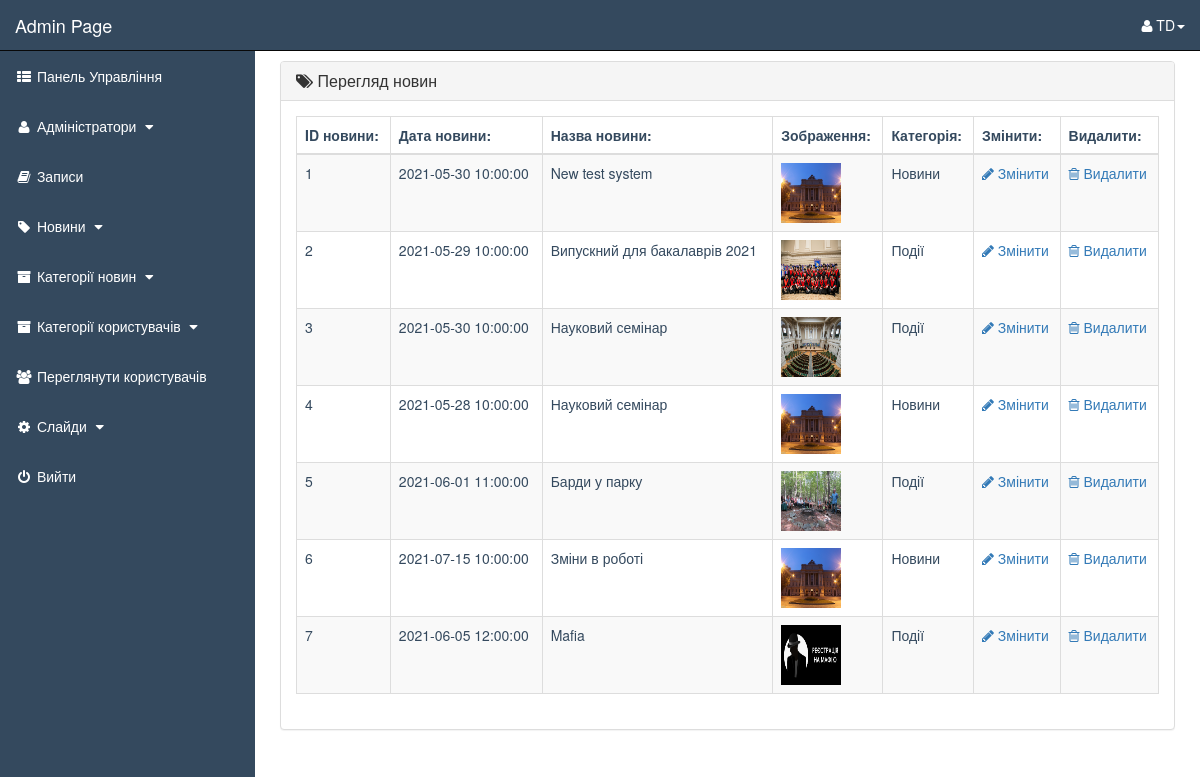
The app's page /admin_area/index.php?view_products (signed in), older data.
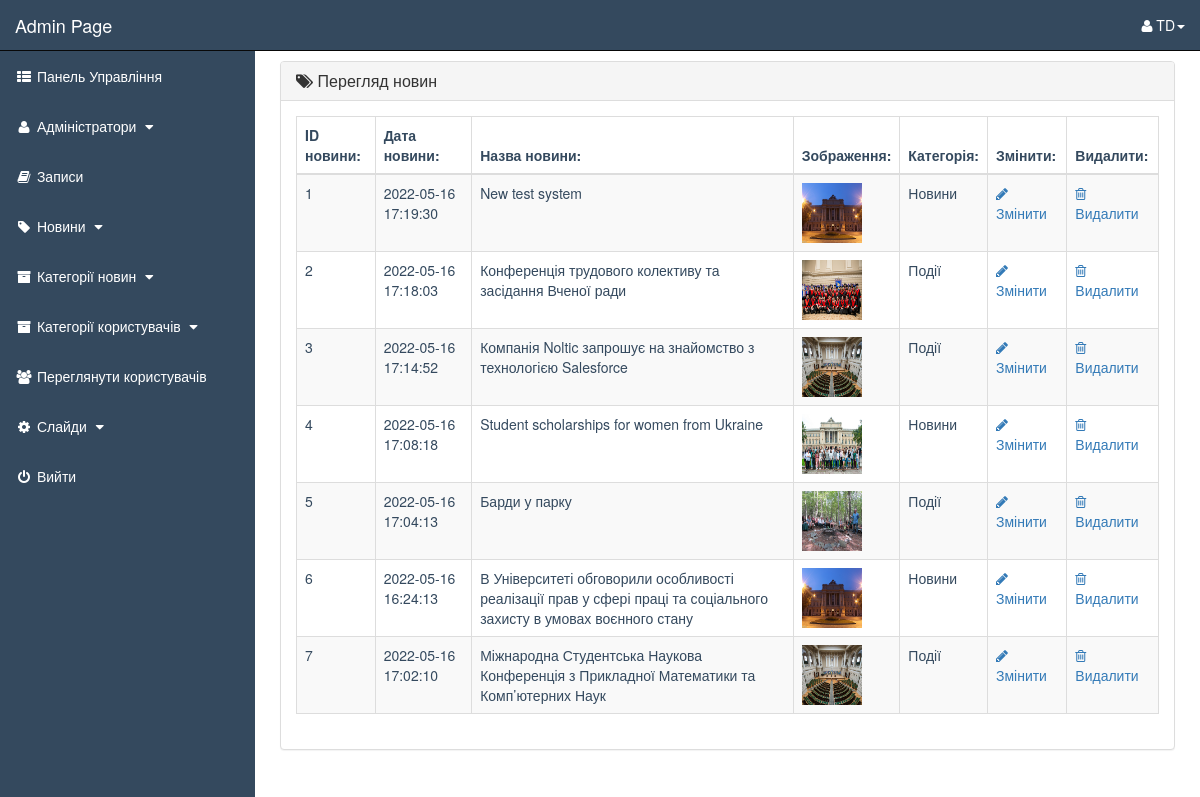
The same page, newer data.
### tables this page shows
CREATE TABLE `events` (
  `event_id` int(10) NOT NULL,
  `e_cat_id` int(10) NOT NULL,
  `cat_id` int(10) NOT NULL,
  `date` timestamp NOT NULL DEFAULT current_timestamp() ON UPDATE current_timestamp(),
  `event_title` text NOT NULL,
  `event_img1` text NOT NULL,
  `event_keywords` text NOT NULL,
  `event_desc` text NOT NULL
);

CREATE TABLE `event_categories` (
  `e_cat_id` int(10) NOT NULL,
  `e_cat_title` text NOT NULL,
  `e_cat_desc` text NOT NULL
);

### admin_area/view_products.php (the view, shortened to what this page needs)
<?php
    if(!isset($_SESSION['admin_email'])){
        echo "<script>window.open('login.php','_self')</script>";
    }else{
?>
<div class="row">
    <div class="col-lg-12">
    </div>
</div>
<div class="row">
    <div class="col-lg-12">
        <div class="panel panel-default">
            <div class="panel-heading">
               <h3 class="panel-title">
                   <i class="fa fa-tags"></i>  Перегляд новин
               </h3>
            </div>
            <div class="panel-body">
                <div class="table-responsive">
                    <table class="table table-striped table-bordered table-hover">
                        <thead>
                            <tr>
                                <th> ID новини: </th>
                                <th> Дата новини: </th>
                                <th> Назва новини: </th>
                                <th> Зображення: </th>
                                <th> Категорія: </th>
                                <th> Змінити: </th>
                                <th> Видалити: </th>
                            </tr>
                        </thead>
                        <tbody>
                            <?php
                                $get_pro = "select * from events";
                                $run_pro = mysqli_query($con,$get_pro);
                                while($row_pro=mysqli_fetch_array($run_pro)){
                                    $event_id = $row_pro['event_id'];
                                    $event_date = $row_pro['date'];
                                    $event_title = $row_pro['event_title'];
                                    $event_img1 = $row_pro['event_img1'];
                                    $event_e_cat_id = $row_pro['e_cat_id'];
                                    $get_e_cat_id = "select * from event_categories where e_cat_id='$event_e_cat_id'";
                                    $run_e_cat_id = mysqli_query($con,$get_e_cat_id);
                                    while($row_e_cat_id = mysqli_fetch_array($run_e_cat_id)){
                                        $event_category = $row_e_cat_id['e_cat_title'];
                                    }
                            ?>
                            <tr>
                                <td> <?php echo $event_id; ?> </td>
                                <td> <?php echo $event_date ?> </td>
                                <td> <?php echo $event_title; ?> </td>
                                <td> <img src="product_images/<?php echo $event_img1; ?>" width="60" height="60"></td>
                                <td> <?php echo $event_category; ?> </td>
                                <td>
                                     <a href="index.php?edit_product=<?php echo $event_id; ?>">
                                        <i class="fa fa-pencil"></i> Змінити
                                     </a>
                                </td>
                                <td>
                                     <a href="index.php?delete_product=<?php echo $event_id; ?>">
                                        <i class="fa fa-trash-o"></i> Видалити
                                     </a>
                                </td>
                            </tr>
                            <?php } ?>
                        </tbody>
                    </table>
                </div>
            </div>
        </div>
    </div>
</div>
<?php } ?>

### admin_area/index.php (shortened to what this page needs)
<?php
    include("includes/db.php");
    if(!isset($_SESSION['admin_email'])){
        echo "<script>window.open('login.php','_self')</script>";
    }else{
        $admin_session = $_SESSION['admin_email'];
        $get_admin = "select * from admins where admin_email='$admin_session'";
        $run_admin = mysqli_query($con,$get_admin);
        $row_admin = mysqli_fetch_array($run_admin);
        $admin_name = $row_admin['admin_name'];
?>
<!DOCTYPE html>
<html lang="en">
<head>
    <link rel="stylesheet" href="css/bootstrap-337.min.css">
    <link rel="stylesheet" href="font-awsome/css/font-awesome.min.css">
    <link rel="stylesheet" href="css/style1.css">
</head>
    <div id="wrapper">
       <?php include("includes/sidebar.php"); ?>
        <div id="page-wrapper">
            <div class="container-fluid">
                <?php
                    if(isset($_GET['dashboard'])){
                        include("dashboard.php");
                }   if(isset($_GET['insert_product'])){
                        include("insert_product.php");
                }   if(isset($_GET['view_products'])){
                        include("view_products.php");
                }   if(isset($_GET['delete_product'])){
                        include("delete_product.php");
                }   if(isset($_GET['edit_product'])){
                        include("edit_product.php");
                }
                ?>
            </div>
        </div>
    </div>
</body>
</html>
<?php } ?>

### admin_area/includes/sidebar.php (shortened to what this page needs)
<?php
    if(!isset($_SESSION['admin_email'])){
        echo "<script>window.open('../login.php','_self')</script>";
    }else{
?>
<nav class="navbar navbar-inverse navbar-fixed-top">
    <div class="navbar-header">
        <a href="index.php?dashboard" class="navbar-brand">Admin Page</a>
    </div>
    <ul class="nav navbar-right top-nav">
        <li class="dropdown">
            <a href="#" class="dropdown-toggle" data-toggle="dropdown">
                <i class="fa fa-user"></i></i> <?php echo $admin_name;  ?><b class="caret"></b>
            </a>
        </li>
    </ul>
    <div class="collapse navbar-collapse navbar-ex1-collapse">
        <ul class="nav navbar-nav side-nav">
            <li>
                <a href="index.php?dashboard">
                    <i class="fa fa-fw fa-th-list"></i> Панель Управління
                </a>
            </li>
            <li>
                <a href="#" data-toggle="collapse" data-target="#users">
                    <i class="fa fa-fw fa-user "></i> Адміністратори
                    <i class="fa fa-fw fa-caret-down"></i>
                </a>
            </li>
            <li>
                <a href="index.php?view_orders">
                    <i class="fa fa-fw fa-book"></i> Записи
                </a>
            </li>
            <li>
                <a href="#" data-toggle="collapse" data-target="#products">
                        <i class="fa fa-fw fa-tag"></i> Новини
                        <i class="fa fa-fw fa-caret-down"></i>
                </a>
             </li>
            <li>
                <a href="#" data-toggle="collapse" data-target="#p_cat">
                        <i class="fa fa-fw fa-archive"></i> Категорії новин
                        <i class="fa fa-fw fa-caret-down"></i>
                </a>
            </li>
            <li>
                <a href="#" data-toggle="collapse" data-target="#cat">
                        <i class="fa fa-fw fa-archive"></i> Категорії користувачів
                        <i class="fa fa-fw fa-caret-down"></i>
                </a>
            </li>
            <li>
                <a href="index.php?view_customers">
                    <i class="fa fa-fw fa-users"></i> Переглянути користувачів
                </a>
            </li>
            <li>
                <a href="#" data-toggle="collapse" data-target="#slides">
                        <i class="fa fa-fw fa-gear"></i> Слайди
                        <i class="fa fa-fw fa-caret-down"></i>
                </a>
            </li>
            <li>
                <a href="logout.php">
                    <i class="fa fa-fw fa-power-off"></i> Вийти
                </a>
            </li>
        </ul>
    </div>
</nav>
<?php } ?>

### admin_area/css/style1.css (style rules this page uses)
#wrapper { padding-left: 0px; }
#page-wrapper { width: 100%; padding: 0; color:#34495E ; }
@media (min-width: 768px) { #wrapper { padding-left: 255px; } }
@media (min-width: 768px) { #page-wrapper { padding: 10px; } }
.navbar { color: #ffffff !important; background-color: #34495E; }
.navbar-header>a { color: #ffffff !important; }
.top-nav>li { display: inline-block; }
.top-nav>li>a { color: #ffffff !important; line-height: 20px; padding-top: 15px; padding-bottom: 15px; }
@media (min-width: 768px) { .side-nav { position: fixed; top: 51px; bottom: 0; width: 255px; overflow-y: auto; overflow-x: hidden; background-color: #34495E; padding-bottom: 40px; border-radius: 0; } }
@media (min-width: 768px) { .side-nav>li>a { color: #ffffff; width: 255px; } }
.dropdown { margin-right: 15px; }
.side-nav>li>a { color: #ffffff !important; }

Row changes from the older to the newer data that the page shows:
changed events "New test system": date "2021-05-30 10:00:00" → "2022-05-16 17:19:30"
changed events id 2: date "2021-05-29 10:00:00" → "2022-05-16 17:18:03"; event_title "Випускний для бакалаврів 2021" → "Конференція трудового колективу та засідання Вченої ради"
changed events id 3: date "2021-05-30 10:00:00" → "2022-05-16 17:14:52"; event_title "Науковий семінар" → "Компанія Noltic запрошує на знайомство з технологією Salesforce"
changed events id 4: date "2021-05-28 10:00:00" → "2022-05-16 17:08:18"; event_title "Науковий семінар" → "Student scholarships for women from Ukraine"; event_img1: a different picture
changed events "Барди у парку": date "2021-06-01 11:00:00" → "2022-05-16 17:04:13"
changed events id 6: date "2021-07-15 10:00:00" → "2022-05-16 16:24:13"; event_title "Зміни в роботі" → "В Університеті обговорили особливості реалізації прав у сфері праці та соціального захисту в умовах воєнного стану"
changed events id 7: date "2021-06-05 12:00:00" → "2022-05-16 17:02:10"; event_title "Mafia" → "Міжнародна Студентська Наукова Конференція з Прикладної Математики та Комп’ютерних Наук"; event_img1: a different picture
